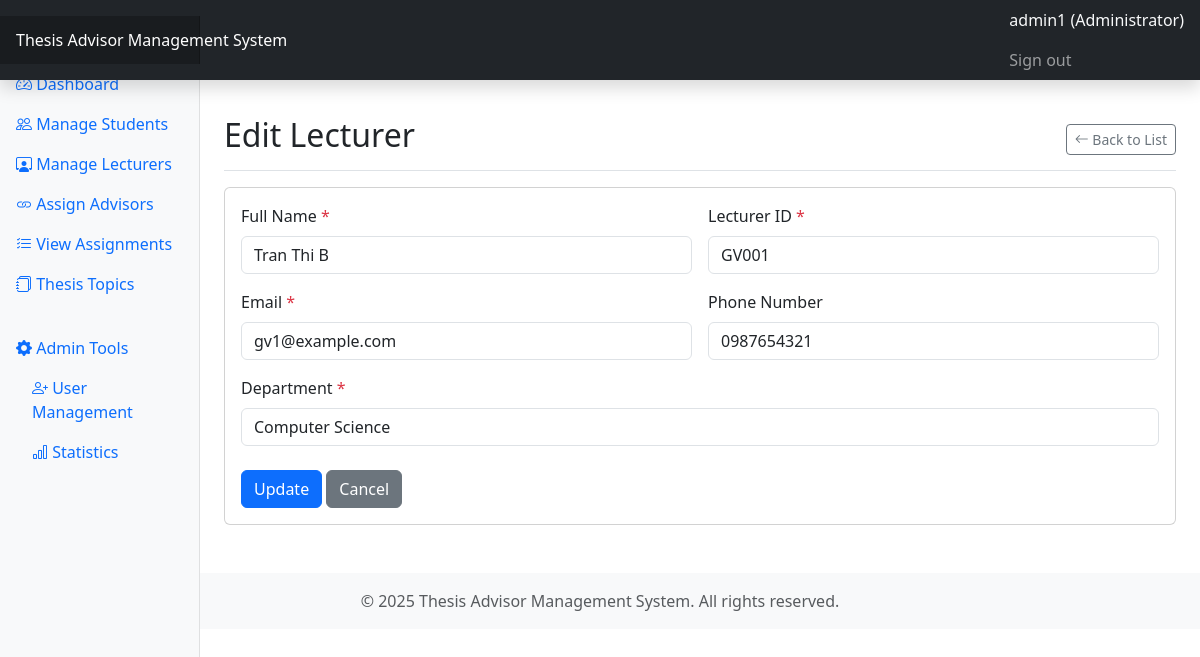
Page /giangvien/edit/1 (signed in) on the committed database.
### tables this page shows
CREATE TABLE IF NOT EXISTS GiangVien (
    GiangVienID INT AUTO_INCREMENT PRIMARY KEY,
    HoTen VARCHAR(100) NOT NULL,
    MaGiangVien VARCHAR(20) NOT NULL UNIQUE,
    Email VARCHAR(100) NOT NULL UNIQUE,
    SoDienThoai VARCHAR(15),
    BoMon VARCHAR(100) NOT NULL   
);

### controllers/GiangVienController.php (called while the page is built, shortened)
<?php
class GiangVienController {
    private $pdo;
    public function __construct($pdo) {
        $this->pdo = $pdo;
    }
    public function edit($id) {
        $giangVienModel = new GiangVien($this->pdo);
        $giangVien = $giangVienModel->find($id);
        require_once 'views/layouts/header.php';
        require_once 'views/giangvien/edit.php';
        require_once 'views/layouts/footer.php';
    }
}

### models/BaseModel.php (called while the page is built, shortened)
<?php
class BaseModel {
    protected $pdo;
    protected $table;
    protected $primaryKey;
    public function __construct($pdo) {
        $this->pdo = $pdo;
    }
    public function find($id) {
        $stmt = $this->pdo->prepare("SELECT * FROM {$this->table} WHERE {$this->primaryKey} = ?");
        $stmt->execute([$id]);
        return $stmt->fetch(PDO::FETCH_ASSOC);
    }
}

### views/giangvien/edit.php (the view)
<div class="d-flex justify-content-between flex-wrap flex-md-nowrap align-items-center pt-3 pb-2 mb-3 border-bottom">
    <h1 class="h2">Edit Lecturer</h1>
    <div class="btn-toolbar mb-2 mb-md-0">
        <a href="<?= BASE_URL ?>giangvien/index" class="btn btn-sm btn-outline-secondary">
            <i class="bi bi-arrow-left"></i> Back to List
        </a>
    </div>
</div>
<div class="card">
    <div class="card-body">
        <form action="<?= BASE_URL ?>giangvien/update/<?= $giangVien['GiangVienID'] ?>" method="POST" class="row g-3">
            <div class="col-md-6">
                <label for="HoTen" class="form-label">Full Name <span class="text-danger">*</span></label>
                <input type="text" class="form-control" id="HoTen" name="HoTen" value="<?= htmlspecialchars($giangVien['HoTen']) ?>" required>
            </div>
            <div class="col-md-6">
                <label for="MaGiangVien" class="form-label">Lecturer ID <span class="text-danger">*</span></label>
                <input type="text" class="form-control" id="MaGiangVien" name="MaGiangVien" value="<?= htmlspecialchars($giangVien['MaGiangVien']) ?>" required>
            </div>
            <div class="col-md-6">
                <label for="Email" class="form-label">Email <span class="text-danger">*</span></label>
                <input type="email" class="form-control" id="Email" name="Email" value="<?= htmlspecialchars($giangVien['Email']) ?>" required>
            </div>
            <div class="col-md-6">
                <label for="SoDienThoai" class="form-label">Phone Number</label>
                <input type="text" class="form-control" id="SoDienThoai" name="SoDienThoai" value="<?= htmlspecialchars($giangVien['SoDienThoai'] ?? '') ?>">
            </div>
            <div class="col-md-12">
                <label for="BoMon" class="form-label">Department <span class="text-danger">*</span></label>
                <input type="text" class="form-control" id="BoMon" name="BoMon" value="<?= htmlspecialchars($giangVien['BoMon']) ?>" required>
            </div>
            <div class="col-12 mt-4">
                <button type="submit" class="btn btn-primary">Update</button>
                <a href="<?= BASE_URL ?>giangvien/index" class="btn btn-secondary">Cancel</a>
            </div>
        </form>
    </div>
</div>

### rows in the picture
giangvien: HoTen "Tran Thi B", MaGiangVien "GV001", Email "gv1@example.com", SoDienThoai "0987654321", BoMon "Computer Science"

### other values in the picture
SITE_NAME "Thesis Advisor Management System"
$_SESSION['user']['Username'] "admin1"
$_SESSION['user']['Role'] "Administrator"
